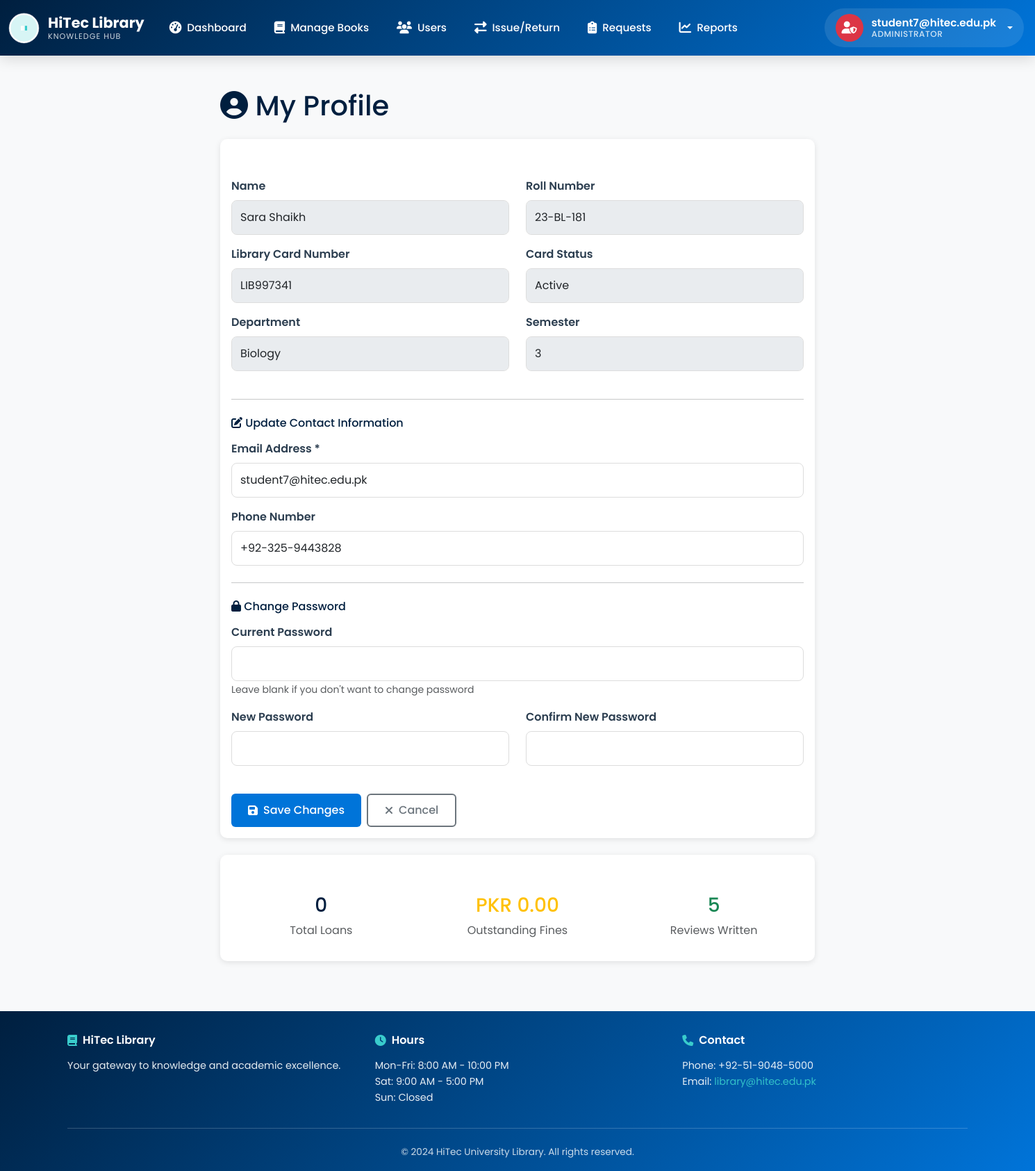
The app's page /student/profile (signed in) with its own data.
### app.py (models this page shows, shortened)
class Student(db.Model):
    id = db.Column(db.Integer, primary_key=True)
    name = db.Column(db.String(150), nullable=False)
    email = db.Column(db.String(100), unique=True, nullable=False)
    roll_number = db.Column(db.String(20), unique=True, nullable=False)
    phone = db.Column(db.String(15))
    department = db.Column(db.String(100))
    semester = db.Column(db.Integer)
    library_card_number = db.Column(db.String(50), unique=True, nullable=False)
    password_hash = db.Column(db.String(255), nullable=True)  # For student authentication
    card_status = db.Column(db.String(20), default='active')  # active, suspended, expired
    total_fines = db.Column(db.Float, default=0.0)
    registered_at = db.Column(db.DateTime, default=get_utc_now)
    profile_image = db.Column(db.String(500), default='https://ui-avatars.com/api/?name={}&background=random'.format('Student'))
    last_login = db.Column(db.DateTime, nullable=True)
    loans = db.relationship('Loan', backref='student', lazy=True)
    reviews = db.relationship('Review', backref='student', lazy=True)

### app.py (the view, shortened to what this page needs)
@app.route('/student/profile', methods=['GET', 'POST'])
@student_login_required
def student_profile():
    student = Student.query.get_or_404(session['student_id'])
    return render_template('student/profile.html', student=student)

### templates/student/profile.html (shortened to what this page needs)
{% extends "base.html" %}
{% block content %}
<div class="container py-4">
    <div class="row">
        <div class="col-md-8 mx-auto">
            <h1 class="text-primary mb-4">
                <i class="fas fa-user-circle"></i> My Profile
            </h1>
            <div class="card border-0 shadow-sm mb-4">
                <div class="card-header bg-gradient text-white">
                    <h5 class="mb-0"><i class="fas fa-id-card"></i> Personal Information</h5>
                </div>
                <div class="card-body">
                    <form method="POST">
                        <div class="row">
                            <div class="col-md-6 mb-3">
                                <label class="form-label">Name</label>
                                <input type="text" class="form-control" value="{{ student.name }}" disabled>
                            </div>
                            <div class="col-md-6 mb-3">
                                <label class="form-label">Roll Number</label>
                                <input type="text" class="form-control" value="{{ student.roll_number }}" disabled>
                            </div>
                        </div>
                        <div class="row">
                            <div class="col-md-6 mb-3">
                                <label class="form-label">Library Card Number</label>
                                <input type="text" class="form-control" value="{{ student.library_card_number }}" disabled>
                            </div>
                            <div class="col-md-6 mb-3">
                                <label class="form-label">Card Status</label>
                                <input type="text" class="form-control" value="{{ student.card_status|title }}" disabled>
                            </div>
                        </div>
                        <div class="row">
                            <div class="col-md-6 mb-3">
                                <label class="form-label">Department</label>
                                <input type="text" class="form-control" value="{{ student.department or 'N/A' }}" disabled>
                            </div>
                            <div class="col-md-6 mb-3">
                                <label class="form-label">Semester</label>
                                <input type="text" class="form-control" value="{{ student.semester or 'N/A' }}" disabled>
                            </div>
                        </div>
                        <hr class="my-4">
                        <h6 class="text-primary mb-3"><i class="fas fa-edit"></i> Update Contact Information</h6>
                        <div class="mb-3">
                            <label for="email" class="form-label">Email Address *</label>
                            <input type="email" class="form-control" id="email" name="email" value="{{ student.email }}" required>
                        </div>
                        <div class="mb-3">
                            <label for="phone" class="form-label">Phone Number</label>
                            <input type="tel" class="form-control" id="phone" name="phone" value="{{ student.phone or '' }}" placeholder="+92-XXX-XXXXXXX">
                        </div>
                        <hr class="my-4">
                        <h6 class="text-primary mb-3"><i class="fas fa-lock"></i> Change Password</h6>
                        <div class="mb-3">
                            <label for="current_password" class="form-label">Current Password</label>
                            <input type="password" class="form-control" id="current_password" name="current_password">
                            <small class="text-muted">Leave blank if you don't want to change password</small>
                        </div>
                        <div class="row">
                            <div class="col-md-6 mb-3">
                                <label for="new_password" class="form-label">New Password</label>
                                <input type="password" class="form-control" id="new_password" name="new_password">
                            </div>
                            <div class="col-md-6 mb-3">
                                <label for="confirm_password" class="form-label">Confirm New Password</label>
                                <input type="password" class="form-control" id="confirm_password" name="confirm_password">
                            </div>
                        </div>
                        <div class="d-flex gap-2 mt-4">
                            <button type="submit" class="btn btn-primary">
                                <i class="fas fa-save"></i> Save Changes
                            </button>
                            <a href="/student/dashboard" class="btn btn-outline-secondary">
                                <i class="fas fa-times"></i> Cancel
                            </a>
                        </div>
                    </form>
                </div>
            </div>
            <div class="card border-0 shadow-sm">
                <div class="card-header bg-gradient text-white">
                    <h5 class="mb-0"><i class="fas fa-chart-bar"></i> Account Statistics</h5>
                </div>
                <div class="card-body">
                    <div class="row text-center">
                        <div class="col-md-4 mb-3">
                            <h3 class="text-primary">{{ student.loans|length }}</h3>
                            <p class="text-muted mb-0">Total Loans</p>
                        </div>
                        <div class="col-md-4 mb-3">
                            <h3 class="text-warning">PKR {{ "%.2f"|format(student.total_fines) }}</h3>
                            <p class="text-muted mb-0">Outstanding Fines</p>
                        </div>
                        <div class="col-md-4 mb-3">
                            <h3 class="text-success">{{ student.reviews|length }}</h3>
                            <p class="text-muted mb-0">Reviews Written</p>
                        </div>
                    </div>
                </div>
            </div>
        </div>
    </div>
</div>
{% endblock %}

### templates/base.html (shortened to what this page needs)
<!DOCTYPE html>
<html lang="en">
<head>
    <link href="https://cdn.jsdelivr.net/npm/bootstrap@5.3.2/dist/css/bootstrap.min.css" rel="stylesheet">
    <link rel="stylesheet" href="https://cdnjs.cloudflare.com/ajax/libs/font-awesome/6.4.0/css/all.min.css">
</head>
<body>
    <nav class="navbar navbar-dark sticky-top">
        <div class="container-fluid">
            <a class="navbar-brand d-flex align-items-center" href="/">
                <div class="brand-logo">
                </div>
                <div class="brand-text">
                    <span class="brand-name">HiTec Library</span>
                    <small class="brand-tagline">Knowledge Hub</small>
                </div>
            </a>
            <div class="d-none d-lg-flex flex-grow-1 align-items-center">
                <ul class="navbar-nav me-auto mb-2 mb-lg-0 flex-row">
                    {% if session.get('admin_id') %}
                    <li class="nav-item">
                        <a class="nav-link {% if request.endpoint == 'admin_dashboard' %}active{% endif %}" href="/admin/dashboard">
                            <i class="fas fa-tachometer-alt"></i>
                            <span>Dashboard</span>
                        </a>
                    </li>
                    <li class="nav-item">
                        <a class="nav-link {% if request.endpoint == 'admin_books' %}active{% endif %}" href="/admin/books">
                            <i class="fas fa-book"></i>
                            <span>Manage Books</span>
                        </a>
                    </li>
                    <li class="nav-item">
                        <a class="nav-link {% if request.endpoint == 'admin_students' %}active{% endif %}" href="/admin/students">
                            <i class="fas fa-users"></i>
                            <span>Users</span>
                        </a>
                    </li>
                    <li class="nav-item">
                        <a class="nav-link {% if request.endpoint == 'admin_loans' %}active{% endif %}" href="/admin/loans">
                            <i class="fas fa-exchange-alt"></i>
                            <span>Issue/Return</span>
                        </a>
                    </li>
                    <li class="nav-item">
                        <a class="nav-link {% if request.endpoint == 'admin_rental_requests' %}active{% endif %}" href="/admin/rental-requests">
                            <i class="fas fa-clipboard-list"></i>
                            <span>Requests</span>
                        </a>
                    </li>
                    <li class="nav-item">
                        <a class="nav-link {% if request.endpoint == 'admin_reports' %}active{% endif %}" href="/admin/reports">
                            <i class="fas fa-chart-line"></i>
                            <span>Reports</span>
                        </a>
                    </li>
                    {% endif %}
                </ul>
                <ul class="navbar-nav ms-auto align-items-center">
                    {% if session.get('admin_id') %}
                    <li class="nav-item dropdown">
                        <a class="nav-link dropdown-toggle user-dropdown" href="#" data-bs-toggle="dropdown">
                            <div class="user-avatar bg-danger">
                                <i class="fas fa-user-shield"></i>
                            </div>
                            <div class="user-info">
                                <span class="user-name">{{ session.get('admin_username') }}</span>
                                <small class="user-role">Administrator</small>
                            </div>
                        </a>
                    </li>
                    {% endif %}
                </ul>
            </div>
        </div>
    </nav>
    <main>
        {% block content %}{% endblock %}
    </main>
    <footer class="mt-5">
        <div class="container">
            <div class="footer-content">
                <div class="footer-section">
                    <h5><i class="fas fa-book"></i> HiTec Library</h5>
                    <p>Your gateway to knowledge and academic excellence.</p>
                </div>
                <div class="footer-section">
                    <h5><i class="fas fa-clock"></i> Hours</h5>
                    <p>Mon-Fri: 8:00 AM - 10:00 PM<br>Sat: 9:00 AM - 5:00 PM<br>Sun: Closed</p>
                </div>
                <div class="footer-section">
                    <h5><i class="fas fa-phone"></i> Contact</h5>
                    <p>Phone: +92-51-9048-5000<br>Email: <a href="mailto:library@hitec.edu.pk">library@hitec.edu.pk</a></p>
                </div>
            </div>
            <div class="footer-bottom">
                <p>&copy; 2024 HiTec University Library. All rights reserved.</p>
            </div>
        </div>
    </footer>
</body>
</html>

### records on screen
Student: get "student7@hitec.edu.pk", name "Sara Shaikh", roll_number "23-BL-181", library_card_number "LIB997341", card_status "Active", department "Biology", semester "3", email "student7@hitec.edu.pk", phone "+92-325-9443828", total_fines "0.00"

### other values on screen
{{ student.loans|length }} "0"
{{ student.reviews|length }} "5"
